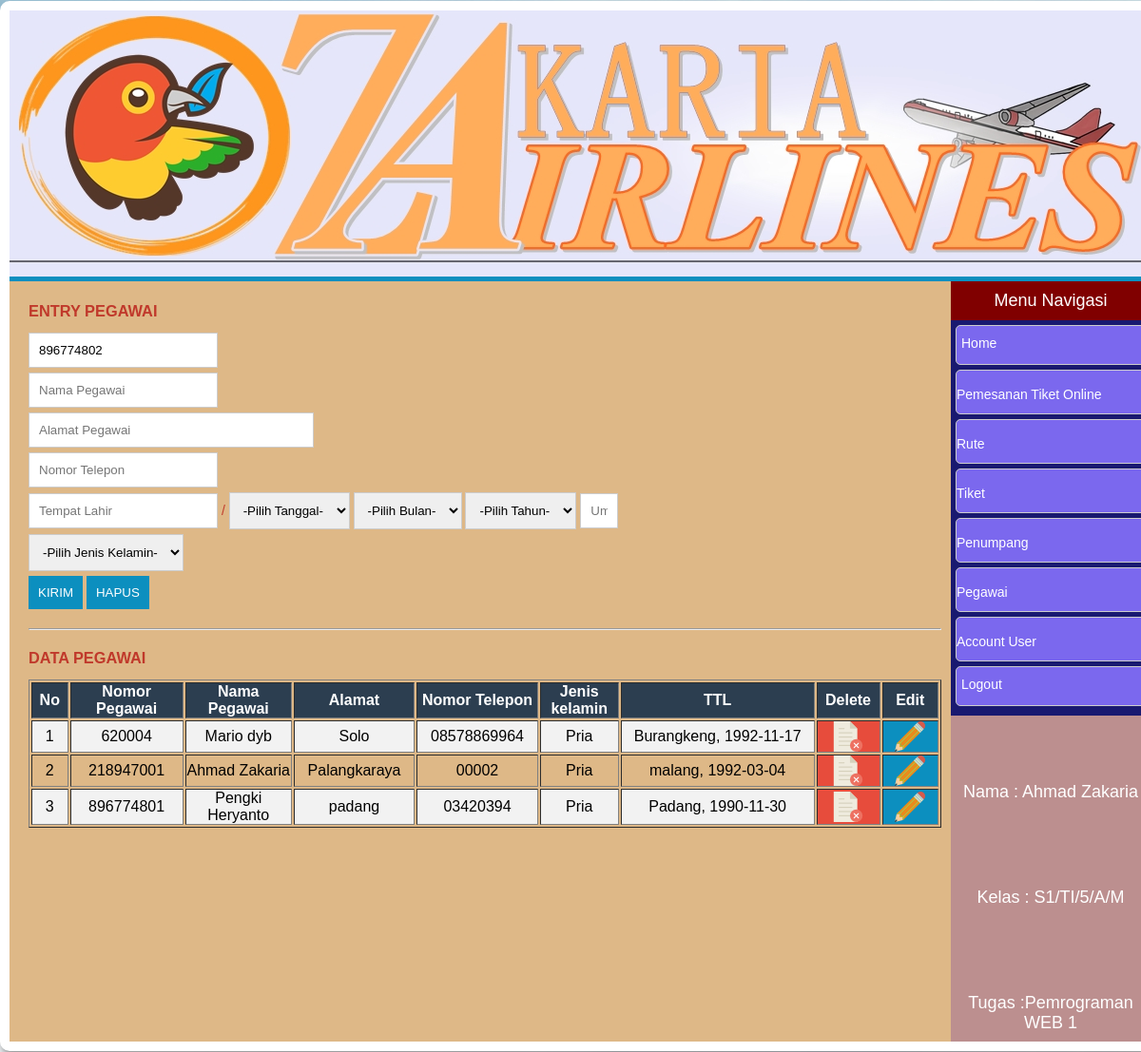
/admin/entry_pegawai.php (signed in), run on the app's committed database.
### tables this page shows
CREATE TABLE `tbl_pegawai` (
  `no_pegawai` int(15) NOT NULL,
  `nama_pegawai` varchar(32) NOT NULL,
  `alamat_pegawai` varchar(100) NOT NULL,
  `jenis_kelamin` varchar(10) NOT NULL,
  `umur_pegawai` int(11) NOT NULL,
  `telepon` varchar(13) NOT NULL,
  `tmp_lahir` varchar(100) NOT NULL,
  `tgl_lahir` date NOT NULL,
  `username` varchar(50) NOT NULL,
  `password` varchar(50) NOT NULL
);

### admin/data/data_pegawai.php (the view, shortened to what this page needs)
<table id="tabel"  border="1" cellpadding="3" >
	<tr>
		<th style="width: 50px;">No</th>
		<th style="width: 150px;">Nomor Pegawai</th>
		<th style="width: 150px;">Nama Pegawai</th>
		<th style="width: 150px;">Alamat</th>
		<th style="width: 150px;">Nomor Telepon</th>
		<th style="width: 100px;">Jenis kelamin</th>
		<th style="width: 300px;">TTL</th>
		<th style="width: 80px;">Delete</th>
		<th style="width: 80px;">Edit</th>
	</tr>
	<?php include('koneksi/conn.php');
	$sql = "SELECT * FROM tbl_pegawai ORDER BY no_pegawai ASC";
	$hasil=mysql_query($sql) or die(mysql_error());
	$no=1;
	while ($data = mysql_fetch_array ($hasil)){
		$id=$data['no_pegawai'];
		$nm=$data['nama_pegawai'];
		$jenis=$data['jenis_kelamin'];
		$alamat=$data['alamat_pegawai'];
		$nohp=$data['telepon'];
		$tmpt=$data['tmp_lahir'];
		$tgl=date('Y-m-d', strtotime($data['tgl_lahir']));
		?>
		<tr>
			<td><p align=center><?php echo $no++?></td>
			<td><p align=center><?php echo $id;?></td>
			<td><p align=center><?php echo $nm; ?></td>
			<td><p align=center><?php echo $alamat; ?></td>
			<td><p align=center><?php echo $nohp; ?></td>
			<td><p align=center><?php echo $jenis; ?></td>
			<td><p align=center><?php echo "$tmpt, $tgl"; ?></td>
			<td class="delete">
				<a href="deletepegawai.php?id_pegawai=<?php echo $id ?>" onclick="return confirm('Apakah anda yakin?')" class="btn-aksi"> <img src="img/delete.png" alt="Delete Data"></a>
			</td>
			<td class="edit">
				<a href="editpegawai.php?id_pegawai=<?php echo $id?>" class="btn-aksi"><img src="img/edit.png" alt="Edit Dasta"></a>
			</td>
		</tr>
		<?php } ?>
	</table>

### admin/entry_pegawai.php (shortened to what this page needs)
<?php
include('template/top.php');
include('template/navigasi.php');
$no = 1;
$sql = "SELECT * FROM tbl_pegawai ORDER BY no_pegawai DESC limit 1";
$hasil=mysql_query($sql) or die(mysql_error());
?>
<div id="main">
	<div class="content">
		<h3>Entry Pegawai</h3>
		<form action="insertpegawai.php" method="POST" enctype="multipart/form-data">
			<div class="input-group">
				<input type="text" placeholder="Nomor Indentitas Pegawai" value="<?php while($rows=mysql_fetch_array($hasil)){ $num = $rows['no_pegawai']+$no; echo $num; }?>" name="no_pegawai" readonly >
			</div>
			<div class="input-group">
				<input type="text" placeholder="Nama Pegawai" name="nama_pegawai">
			</div>
			<div class="input-group">
				<input type="text" placeholder="Alamat Pegawai" style="width: 300px;" name="alamat_pegawai">
			</div>
			<div class="input-group">
				<input type="text" placeholder="Nomor Telepon" name="telepon">
			</div>
			<div class="input-group">
				<input type="text" name="tmp_lahir" id="tempat" placeholder="Tempat Lahir"> /
				<select name="tgl" id="tanggal">
					<option value='0'>-Pilih Tanggal-</option>
				</select>
				<select name="bln" id="bulan">
					<?php $bulan = array("-Pilih Bulan-","Januari","Februari","Maret","April","Mei","Juni","Juli","Agustus","September","Oktober","November","Desember");
					for($i=0;$i<=12;$i++)
					{
						echo "<option value=".$i.">".$bulan[$i]."</option>" ."<br>";
					}
					?>
				</select>
				<select name="thn" id="tahun" onchange="document.getElementById('dat').value=2019-this.options[this.selectedIndex].text">
					<option>-Pilih Tahun-<?php echo $_POST['tahun']?>
						<?php for($t=1990;$t<2016;$t++){?> <option><?php echo $t ?></option>
						<?php };?>
					</select>
					<input type="text" name="umur" id="dat" style="width: 40px;" placeholder="Umur">
				</div>
				<div class="input-group">
					<select name="jenis_kelamin" id="">
					<option value="0">-Pilih Jenis Kelamin-</option>
					</select>
				</div>
				<div class="input-group">
					<button type="submit" class="btn">Kirim</button>
					<button type="reset" class="btn">Hapus</button>
				</div>
			</form>
			<hr/>
			<h3>Data Pegawai</h3>
			<?php include('data/data_pegawai.php'); ?>
		</div>
	</div>
	<?php include('template/footer.php'); ?>

### admin/style.css (style rules this page uses)
* { padding: 0; margin: 0; }
body { background: url(img/3.jpg) no-repeat fixed; background-size: cover; font-family: 'Oxygen', sans-serif; font-size: 14px; }
a:link { text-decoration: none; color: #fff; }
#main { background-color: #403F3F; }
.content { width: 960px; padding: 10px 0; float: left; margin-left: 20px; color: #c0392b; }
.content h3 { text-transform: uppercase; color: #c0392b; height: 20px; margin: 12px 0; }
.input-group { margin-bottom: 5px; }
.input-group input { padding:10px; border:1px solid #ccc; }
.input-group select { padding: 10px; border: 1px solid #ccc; }
.btn { border: none; padding: 10px; background: #0C8FBF; color: #fff; text-transform: uppercase; text-align: center; cursor: pointer; }
hr { margin: 20px 0; }
td a:link { display: block; color: #0C8FBF !important; }
tr:nth-child(even) { background-color: #f2f2f2 }
.delete { background-color:#e74c3c; color:#fff; text-align: center; }
.edit { background-color:#0C8FBF; color:#fff; text-align: center; }
th { background-color:#2c3e50; color: white; text-align: center; }

### data on the page
tbl_pegawai: no_pegawai "896774802", no_pegawai "896774801", nama_pegawai "Pengki Heryanto", alamat_pegawai "padang", telepon "03420394", jenis_kelamin "Pria", tmp_lahir "Padang", tgl_lahir "1990-11-30"
tbl_pegawai: no_pegawai "620004", nama_pegawai "Mario dyb", alamat_pegawai "Solo", telepon "08578869964", jenis_kelamin "Pria", tmp_lahir "Burangkeng", tgl_lahir "1992-11-17"
tbl_pegawai: no_pegawai "218947001", nama_pegawai "Ahmad Zakaria", alamat_pegawai "Palangkaraya", telepon "00002", jenis_kelamin "Pria", tmp_lahir "malang", tgl_lahir "1992-03-04"

### other printed values
form field bln "-Pilih Bulan-"
